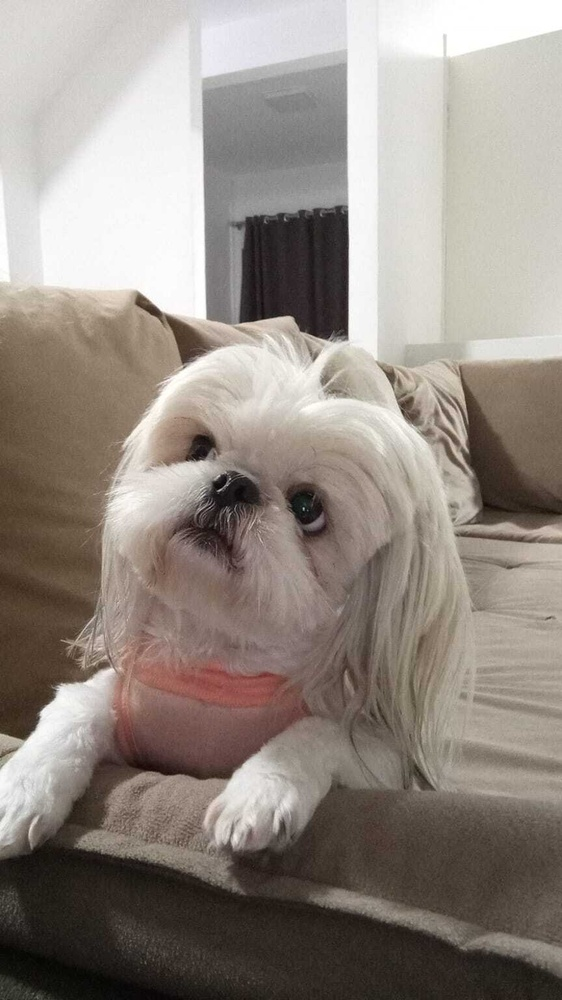
#> input picture Projeto 1/Images/Filo.jpg, 562 x 1000 px, shrunk from 864 x 1536 before the run
$ python 1_digital_image_properts.py
#> lines starting #> are read from the running program, lines starting #| are printed output that depends on the picture

import numpy as np
from PIL import Image
from numpy import asarray

# converting image to grayscale
image = Image.open('../Images/Filo.jpg').convert('L')
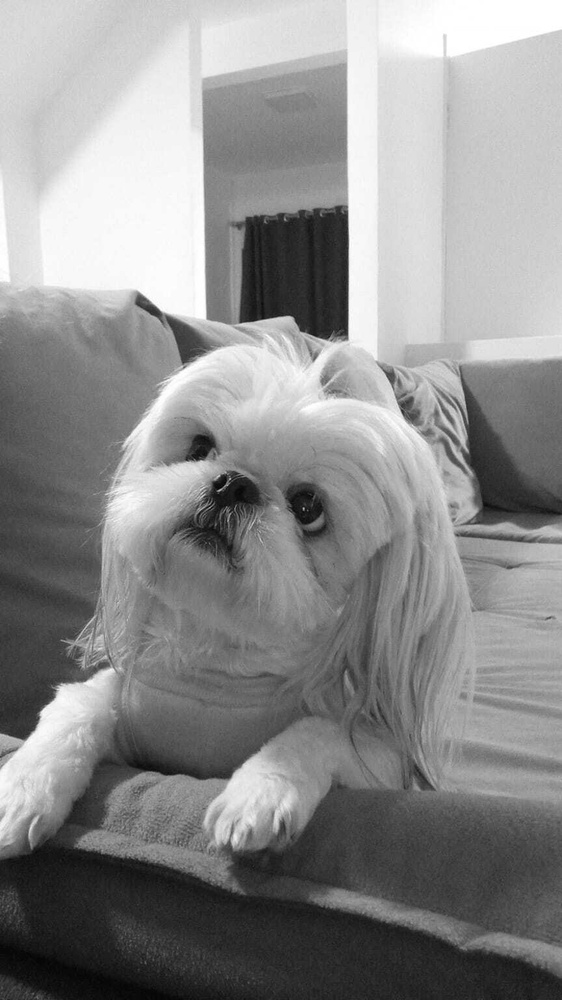
#> image: PIL image 562x1000 L; min 1, max 255, mean 140.8
image.show()

def main():
    # Open image

    print(image.format)
#| None
    print(image.size)
#| (562, 1000)
    print(image.mode)
#| L
    #print(image.bits)
    print(image.getextrema())
#| (1, 255)
    # convert image to numpy array
    npImage = np.array(image)
    print(type(npImage))
#| <class 'numpy.ndarray'>
    # summarize shape
    print(npImage.shape)
#| (1000, 562)

    # value of pixel 0 0
    print(npImage[0][0])
#| 215
    print(npImage[10][10])
#| 210

    # values os a windows 5 X 5
    print(npImage[0:5, 0:5])
#| [[215 209 205 208 210]
#|  [208 210 212 212 211]
#|  [213 211 210 210 213]
#|  [219 211 207 211 215]
#|  [215 213 213 216 215]]

    # divide by 2 pixels
    npImage = (npImage / 2).astype(int)
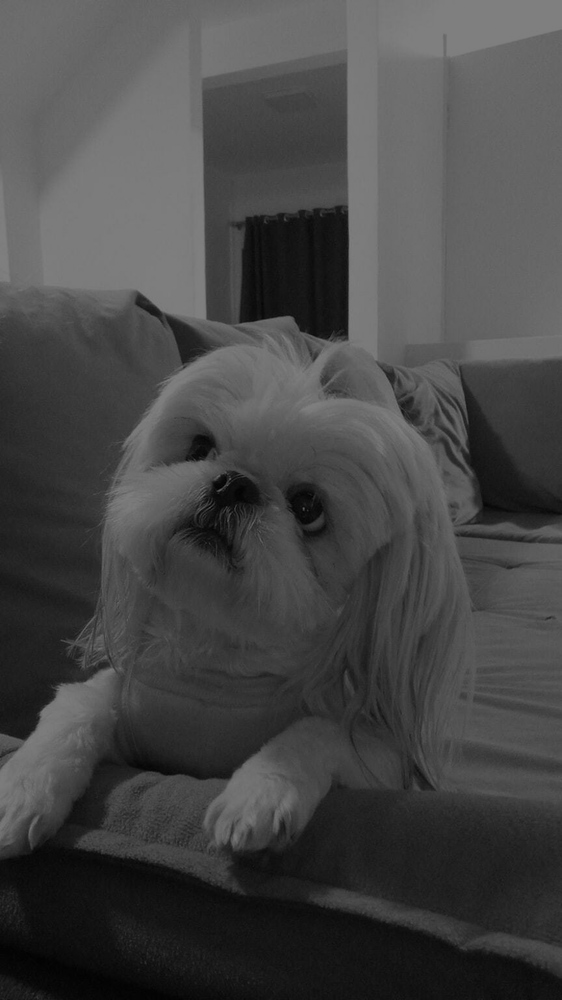
#> npImage: shape (1000, 562) int64; min 0, max 127, mean 70.2

    # values os a windows 5 X 5
    print(npImage[0:5, 0:5])
#| [[107 104 102 104 105]
#|  [104 105 106 106 105]
#|  [106 105 105 105 106]
#|  [109 105 103 105 107]
#|  [107 106 106 108 107]]

    # 1° Inversão de Pixels Usando For
    print("Inverting the pixels...")
    x, y = npImage.shape
#> x = 1000; y = 562
    for i in range(x):
        for j in range(y):
            npImage[i,j] = abs(npImage[i,j] - 255)
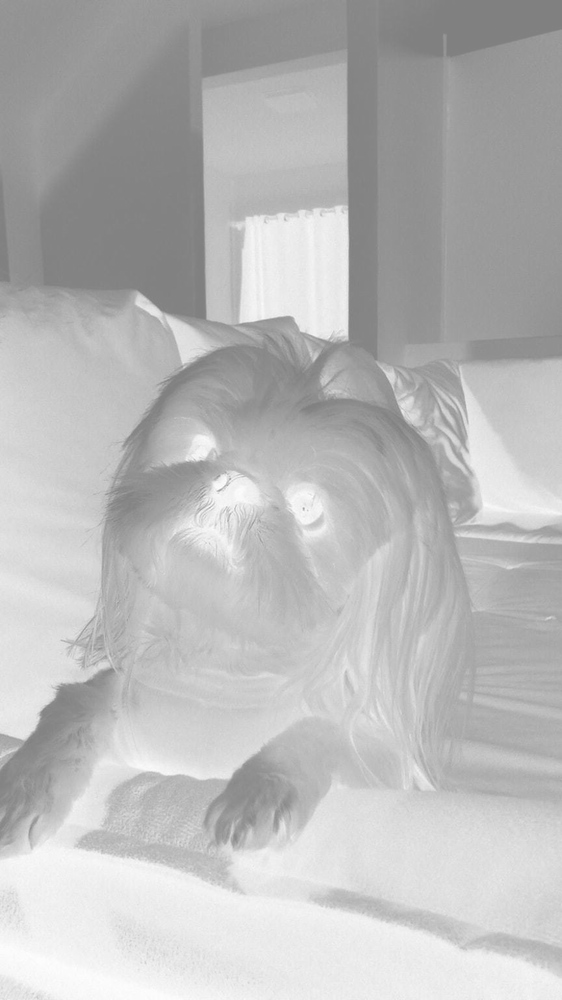
#> npImage: shape (1000, 562) int64; min 128, max 255, mean 184.8

    #Convert ndarray image to Pillow image
#> (the run stopped early here; a loop or call above may not have finished)

$ run again, with Projeto 1/Images/lena.jpg copied over Projeto 1/Images/Filo.jpg
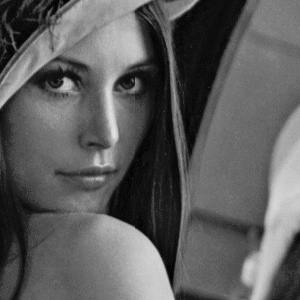
#> input picture Projeto 1/Images/lena.jpg, 300 x 300 px
#> image is the input picture: PIL image 300x300 L; min 0, max 229, mean 93.2
#| None
#| (300, 300)
#| L
#| (0, 229)
#| <class 'numpy.ndarray'>
#| (300, 300)
#| 23
#| 14
#| [[23 22 17 45 53]
#|  [25 35 51 64 66]
#|  [32 42 66 59 54]
#|  [49 52 57 37 36]
#|  [45 44 30 17 17]]
#> in main, `npImage = (npImage / 2).astype(int)`:
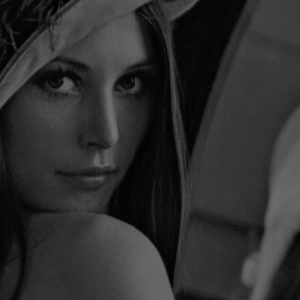
#> npImage: shape (300, 300) int64; min 0, max 114, mean 46.4
#| [[11 11  8 22 26]
#|  [12 17 25 32 33]
#|  [16 21 33 29 27]
#|  [24 26 28 18 18]
#|  [22 22 15  8  8]]
#> after the loop in main, `for i in range(x):`:
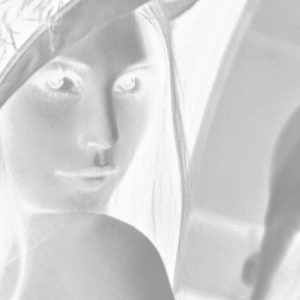
#> npImage: shape (300, 300) int64; min 141, max 255, mean 208.6

$ run again, with Projeto 1/Images/nathigor.jpg copied over Projeto 1/Images/Filo.jpg
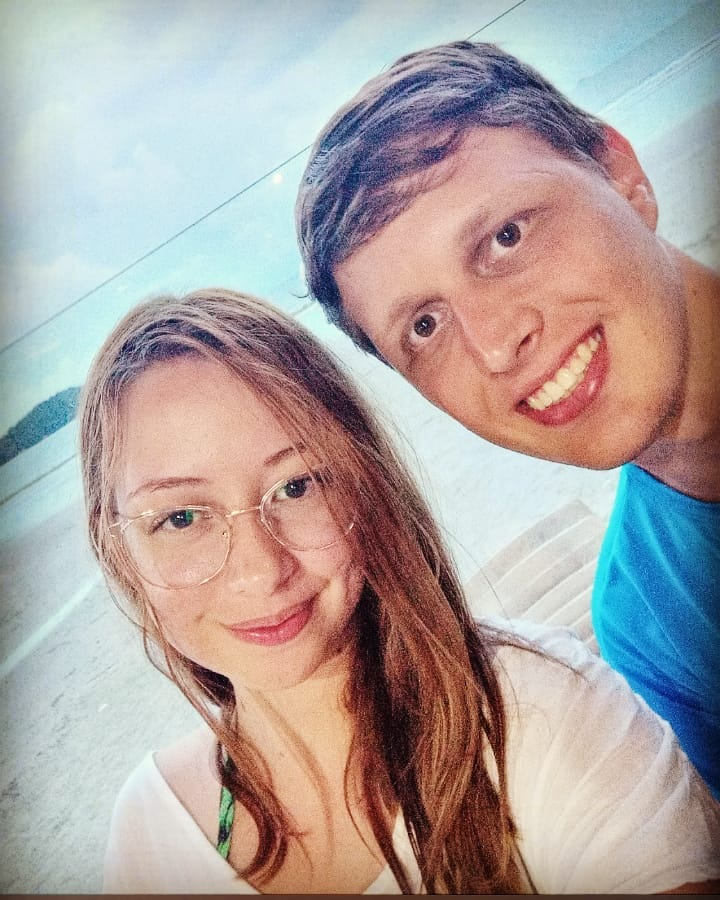
#> input picture Projeto 1/Images/nathigor.jpg, 720 x 900 px
#> `image = Image.open('../Images/Filo.jpg').convert('L')`:
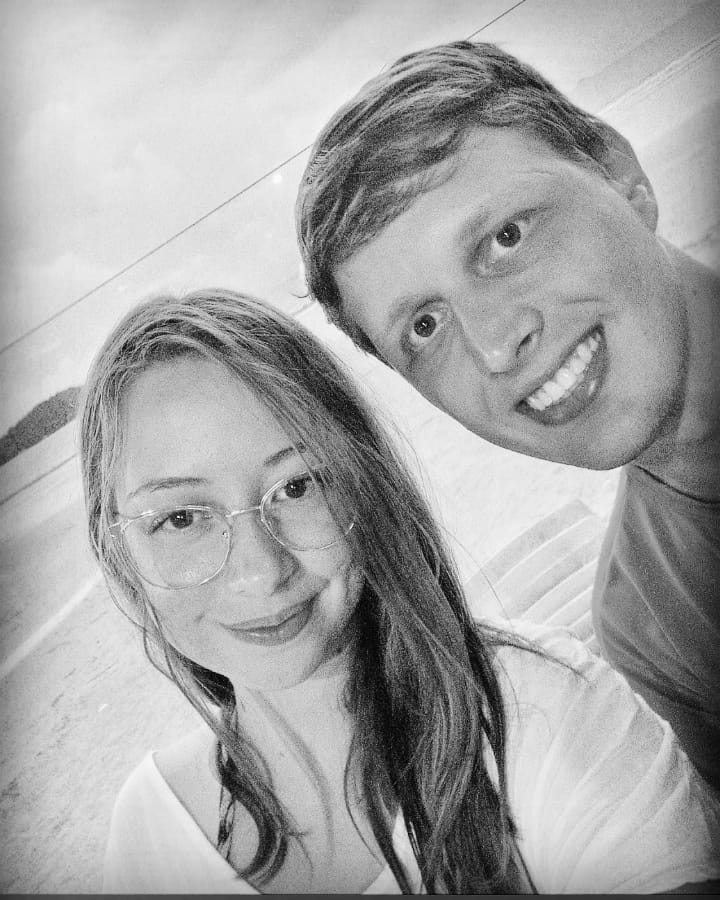
#> image: PIL image 720x900 L; min 2, max 253, mean 166.2
#| None
#| (720, 900)
#| L
#| (2, 253)
#| <class 'numpy.ndarray'>
#| (900, 720)
#| 169
#| 181
#| [[169 169 170 170 171]
#|  [170 170 170 171 172]
#|  [171 171 172 173 173]
#|  [172 173 173 174 175]
#|  [173 173 174 175 176]]
#| [[84 84 85 85 85]
#|  [85 85 85 85 86]
#|  [85 85 86 86 86]
#|  [86 86 86 87 87]
#|  [86 86 87 87 88]]
#> after the loop in main, `for i in range(x):`:
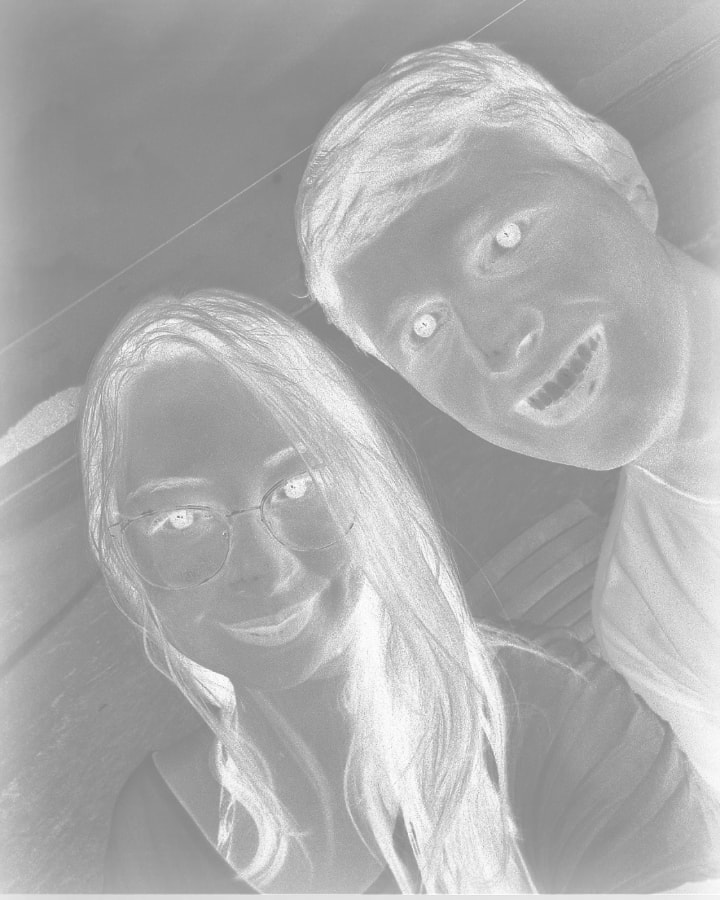
#> npImage: shape (900, 720) int64; min 129, max 254, mean 172.2

$ run again, with Projeto 1/Images/sununga.jpg copied over Projeto 1/Images/Filo.jpg
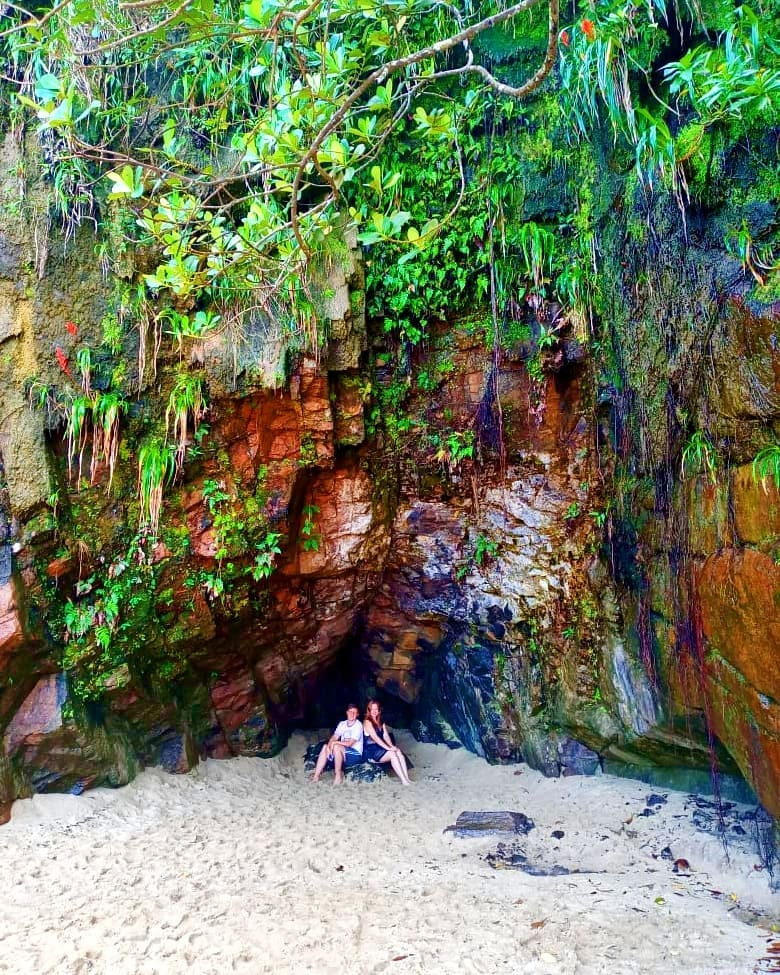
#> input picture Projeto 1/Images/sununga.jpg, 780 x 975 px
#> `image = Image.open('../Images/Filo.jpg').convert('L')`:
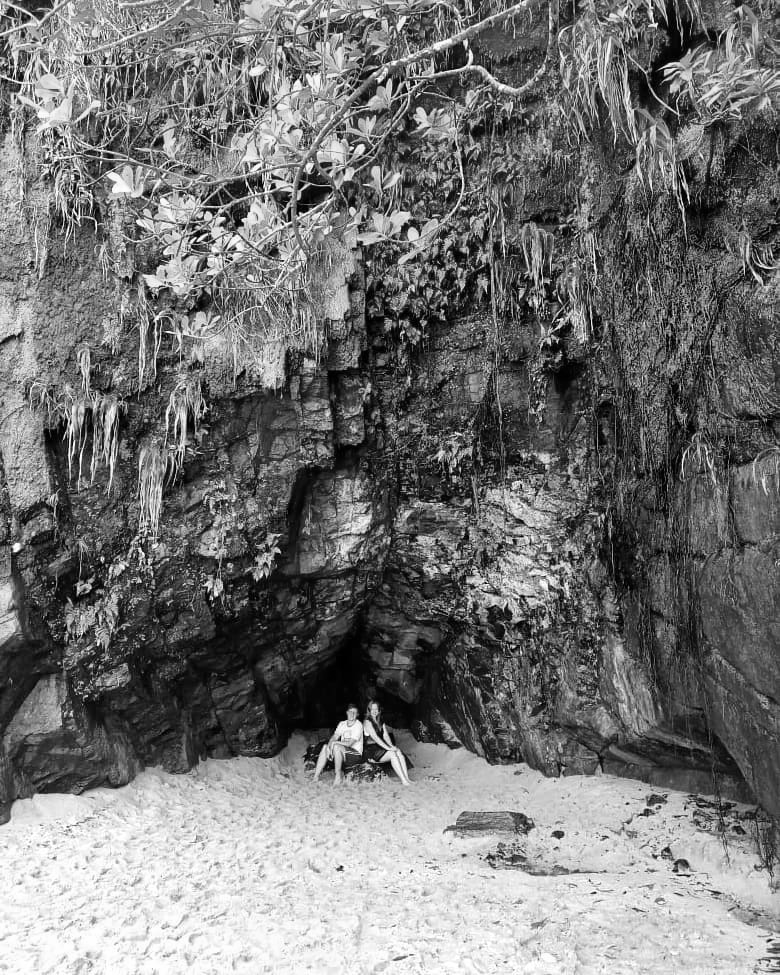
#> image: PIL image 780x975 L; min 0, max 255, mean 116.7
#| None
#| (780, 975)
#| L
#| (0, 255)
#| <class 'numpy.ndarray'>
#| (975, 780)
#| 171
#| 37
#| [[171 203 203 182 160]
#|  [155 182 213 216 196]
#|  [175 170 212 230 213]
#|  [208 153 174 195 184]
#|  [216 123 132 163 155]]
#| [[ 85 101 101  91  80]
#|  [ 77  91 106 108  98]
#|  [ 87  85 106 115 106]
#|  [104  76  87  97  92]
#|  [108  61  66  81  77]]
#> after the loop in main, `for i in range(x):`:
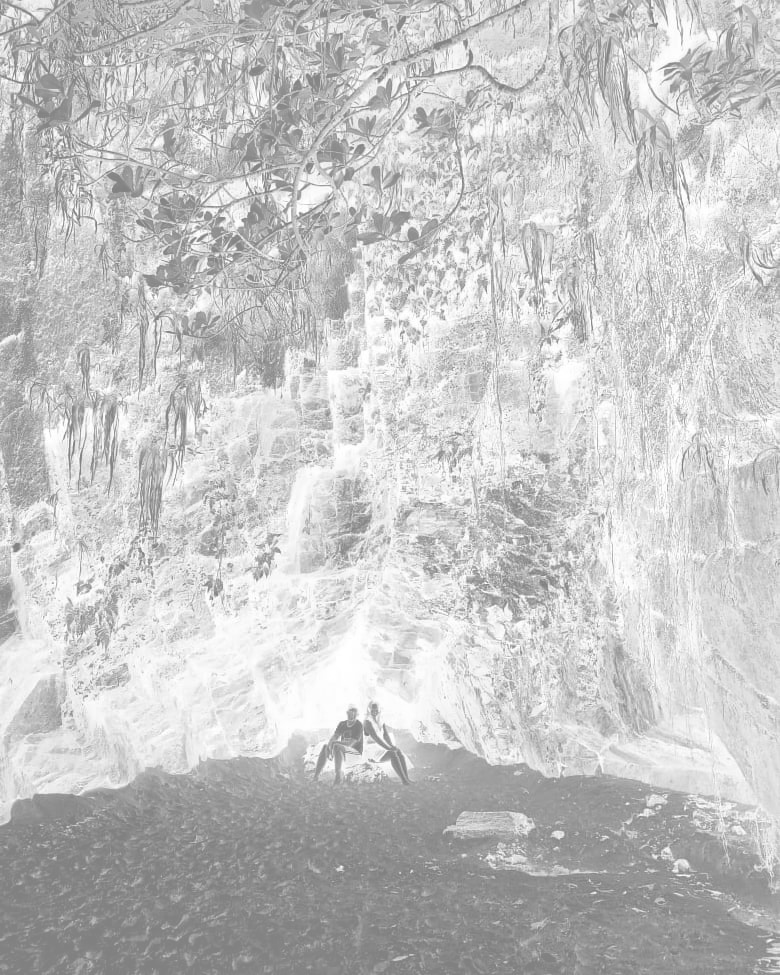
#> npImage: shape (975, 780) int64; min 128, max 255, mean 196.9
